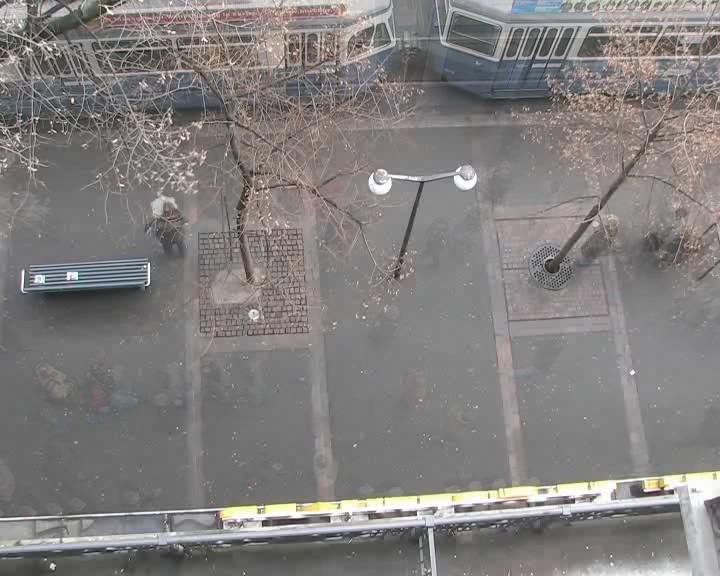
#> input picture data/bg.png, 720 x 576 px
$ python run.py
#> lines starting #> are read from the running program, lines starting #| are printed output that depends on the picture
### data.py
"""Data layer: load/validate ETH Hotel obsmat + groups, schema, replay."""
import numpy as np, pandas as pd, os
REQUIRED = ["frame", "person_id", "x", "y"]
UNLABELLED = -1   # "unlabelled-non-group" (NOT a confirmed singleton, see design doc 2.1)

def validate(df, expect_ids=None, expect_rows=None):
    """Schema + data-quality checks. Raises on missing columns; returns a report dict."""
    miss = [c for c in REQUIRED if c not in df.columns]
    if miss:
        raise ValueError(f"Missing required columns: {miss}")
    rep = {"rows": len(df), "ids": df.person_id.nunique(),
           "duplicate_person_frames": int(df.duplicated(["frame", "person_id"]).sum()),
           "missing_positions": int(df[["x", "y"]].isna().sum().sum()),
           "frames": df.frame.nunique(),
           "median_track_len": float(df.groupby("person_id").size().median())}
    if expect_ids is not None and rep["ids"] != expect_ids: raise ValueError(f"ids {rep['ids']}!={expect_ids}")
    if expect_rows is not None and rep["rows"] != expect_rows: raise ValueError(f"rows {rep['rows']}!={expect_rows}")
    return rep

def load_groups(path):
    """groups.txt -> list of lists of person ids (dataset-provided labels)."""
#> called with path = 'data/groups.txt'
    return [[int(t) for t in l.split()] for l in open(path) if l.strip()]
#> (reads data/groups.txt from the repository)

def load_eth(data_dir="data"):
    """obsmat.txt -> schema table. x=col3 (pos_x), y=col5 (pos_y); col4 is pos_z (unused)."""
    o = np.loadtxt(os.path.join(data_dir, "obsmat.txt"))
    df = pd.DataFrame({"frame": o[:, 0].astype(int), "person_id": o[:, 1].astype(int),
                       "x": o[:, 2], "y": o[:, 4], "vx": o[:, 5], "vy": o[:, 7],
                       "recording_id": "seq_hotel"})
    groups = load_groups(os.path.join(data_dir, "groups.txt"))
    gid = {p: i for i, g in enumerate(groups) for p in g}
    df["ref_group_id"] = df.person_id.map(gid).fillna(UNLABELLED).astype(int)
    return df.sort_values(["frame", "person_id"]).reset_index(drop=True), groups

def world_to_pixel(xy, H):
    """World metres -> (px, py) in bg.png. H maps pixel(row,col)->world, so invert it."""
    p = np.c_[xy, np.ones(len(xy))] @ np.linalg.inv(H).T
    p = p[:, :2] / p[:, 2:]
    return np.c_[p[:, 1], p[:, 0]]   # (col,row) = (x,y) in image

def replay(df, data_dir="data", out="outputs/replay.gif", max_steps=120, start=None):
    """Animated GIF of tracks over the background frame; dataset-labelled group members in colour."""
#> called with data_dir = 'data', out = 'outputs/replay.gif', max_steps = 120
    import matplotlib; matplotlib.use("Agg")
    import matplotlib.pyplot as plt
    from matplotlib.animation import FuncAnimation, PillowWriter
    H = np.loadtxt(os.path.join(data_dir, "H.txt"))
    bg = plt.imread(os.path.join(data_dir, "bg.png"))
#> bg is the input picture: shape (576, 720, 3) float32; mean R, G, B 0.509, 0.496, 0.493
    frames = np.sort(df.frame.unique())
    if start is None: start = frames[np.argmax(df.groupby("frame").size().rolling(20).sum().values)-19] if len(frames) > 20 else frames[0]
    frames = frames[frames >= start][:max_steps]
    cmap = plt.get_cmap("tab20")
    fig, ax = plt.subplots(figsize=(7.2, 5.76)); ax.imshow(bg); ax.axis("off")
    trail = 8
    def draw(i):
#> called with i = 0
        ax.clear(); ax.imshow(bg); ax.axis("off")
        cur = frames[i]
        for pid, g in df[(df.frame <= cur) & (df.frame > cur - 10 * trail)].groupby("person_id"):
            px = world_to_pixel(g[["x", "y"]].values, H)
            gid = g.ref_group_id.iloc[0]
            c, lw = ("cyan", 1) if gid == UNLABELLED else (cmap(gid % 20), 2.5)
            ax.plot(px[:, 0], px[:, 1], "-", color=c, lw=lw)
            if g.frame.iloc[-1] == cur: ax.plot(px[-1, 0], px[-1, 1], "o", color=c, ms=7, mec="k")
        ax.set_title(f"ETH Hotel replay  frame {cur}  (coloured = dataset-labelled group)", fontsize=8)
    os.makedirs(os.path.dirname(out), exist_ok=True)
    FuncAnimation(fig, draw, frames=len(frames)).save(out, writer=PillowWriter(fps=5)); plt.close(fig)
#> after `FuncAnimation(fig, draw, frames=len(frames)).save(out, writer=PillowWr`:
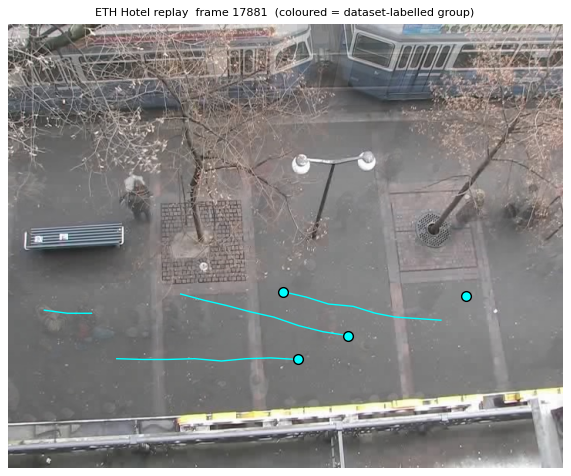
#> figure drawn by matplotlib, 1 panel
#> after `FuncAnimation(fig, draw, frames=len(frames)).save(out, writer=PillowWr`:
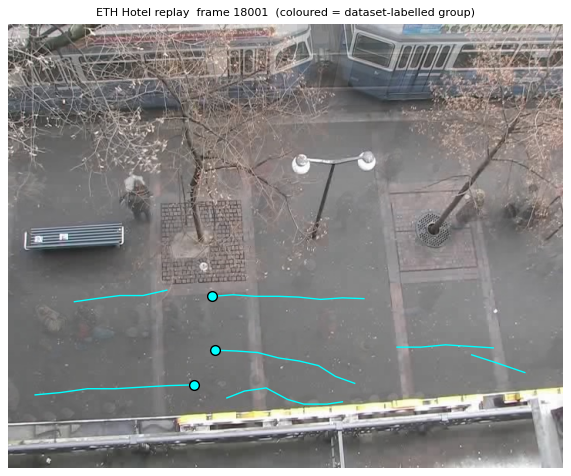
#> figure drawn by matplotlib, 1 panel
#> after `FuncAnimation(fig, draw, frames=len(frames)).save(out, writer=PillowWr`:
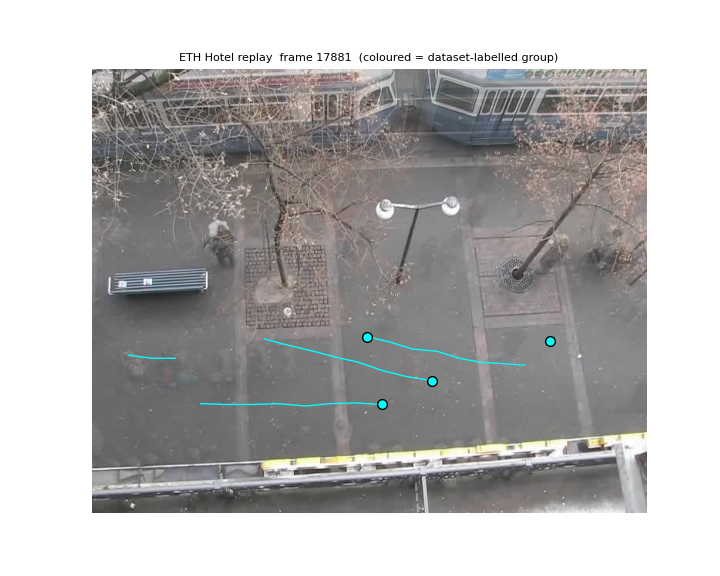
#> saved as replay.gif: PIL image 720x576 RGBA; mean R, G, B, A 179.4, 178.2, 177.7, 255
    return out

### detect.py
"""Proximity-only baseline: per-frame DBSCAN on (x,y) in metres."""
import numpy as np, pandas as pd
from sklearn.cluster import DBSCAN

def detect_proximity(df, eps=1.0, min_samples=2, config_id="dev"):
    """Cluster each annotated frame independently. pred_group_id = -1 means noise/singleton.
    Output schema = design doc 3.2. Cluster ids are only unique within a frame."""
    out = []
    for f, g in df.groupby("frame"):
        lab = DBSCAN(eps=eps, min_samples=min_samples).fit_predict(g[["x", "y"]].values) \
              if len(g) >= min_samples else np.full(len(g), -1)
        out.append(pd.DataFrame({"frame": f, "person_id": g.person_id.values, "pred_group_id": lab}))
    p = pd.concat(out, ignore_index=True)
    p["method"], p["config_id"] = "proximity", f"{config_id}_eps{eps}"
    return p


# [21 lines left out: function detect_motion, not called in this run]

### evaluate.py
"""Pairwise co-membership evaluation (precision / recall / F1) on the same eligible frames."""
import numpy as np, pandas as pd
from itertools import combinations
from data import UNLABELLED

def frame_pairs(df, pred):
    """One row per (frame, person pair) with ref/pred co-membership flags."""
    m = df.merge(pred[["frame", "person_id", "pred_group_id"]], on=["frame", "person_id"])
    rows = []
    for f, g in m.groupby("frame"):
        pid, rg, pg = g.person_id.values, g.ref_group_id.values, g.pred_group_id.values
        for i, j in combinations(range(len(g)), 2):
            rows.append((f, pid[i], pid[j],
                         rg[i] != UNLABELLED and rg[i] == rg[j],   # ref: same dataset group
                         pg[i] != -1 and pg[i] == pg[j]))          # pred: same cluster
    return pd.DataFrame(rows, columns=["frame", "a", "b", "ref", "pred"])

def prf(pairs):
    tp = int((pairs.ref & pairs.pred).sum()); fp = int((~pairs.ref & pairs.pred).sum())
    fn = int((pairs.ref & ~pairs.pred).sum())
    p = tp / (tp + fp) if tp + fp else 0.0; r = tp / (tp + fn) if tp + fn else 0.0
    return dict(TP=tp, FP=fp, FN=fn, precision=p, recall=r, f1=2*p*r/(p+r) if p+r else 0.0)

def time_split(df, dev_frac=0.6):
    """Time-block split (weaker than a recording-level split; seq_hotel is one recording).
    Pairs are only evaluated inside a block, so a pair never straddles the boundary."""
    cut = np.sort(df.frame.unique())[int(dev_frac * df.frame.nunique())]
    return df[df.frame < cut], df[df.frame >= cut]

### ca.py
"""Small cellular automaton: floor-field evacuation, optional group cohesion.
Rules (fixed across scenarios): one ped per cell; 8-neighbour moves toward exit by BFS distance;
a waiting ped gives up after 5 consecutive waits (breaks circular waits); cohesion is released within 3 cells of the exit (otherwise waiting leaders gridlock the door); conflicts resolved by random sequential update order (seeded); peds are removed at the exit.
Only factor changed between scenarios: group membership -> cohesion (leader waits if mate > R cells away)."""
import numpy as np, pandas as pd
from collections import deque

GRID = """\
####################
#..................#
#..................#
#..................#
#.....###..........#
#.....###..........#
#..................#
#..................#
#..................E
#..................#
#..................#
####################"""
MOVES = [(1,0),(-1,0),(0,1),(0,-1),(1,1),(1,-1),(-1,1),(-1,-1)]

def parse(grid=GRID):
    g = [list(r) for r in grid.splitlines()]
    H, W = len(g), len(g[0]); wall = np.array([[c == "#" for c in r] for r in g])
    exit_ = [(x, y) for y, r in enumerate(g) for x, c in enumerate(r) if c == "E"][0]
    return wall, exit_

def floor_field(wall, exit_):
    """BFS (8-neighbour, diagonals cost 1, no corner cutting) distance to exit."""
    H, W = wall.shape; d = np.full((H, W), 10**6); d[exit_[1], exit_[0]] = 0; q = deque([exit_])
    while q:
        x, y = q.popleft()
        for dx, dy in MOVES:
            nx, ny = x+dx, y+dy
            if 0 <= nx < W and 0 <= ny < H and not wall[ny, nx] and d[ny, nx] > d[y, x]+1 \
               and not (wall[y, nx] or wall[ny, x]):
                d[ny, nx] = d[y, x]+1; q.append((nx, ny))
    return d

def place_from_tracks(df, frame, wall, margin=1):
    """Map real positions at one frame to free grid cells (normalised to the interior); nearest free cell on clash."""
    g = df[df.frame == frame]; H, W = wall.shape
    xy = g[["x", "y"]].values; lo, hi = xy.min(0), xy.max(0)
    cells = (xy - lo) / np.maximum(hi - lo, 1e-9) * [W-2-2*margin, H-2-2*margin] + 1 + margin
    taken, pos = set(), {}
    for pid, (cx, cy) in zip(g.person_id.values, np.rint(cells).astype(int)):
        cand = sorted(((x, y) for y in range(H) for x in range(W) if not wall[y, x] and (x, y) not in taken
                       and x < W-3), key=lambda c: (c[0]-cx)**2 + (c[1]-cy)**2)   # keep clear of exit column
        pos[pid] = cand[0]; taken.add(cand[0])
    return pos

def simulate(pos0, groups, wall, exit_, seed=0, cohesion=True, R=2, release=3, max_wait=5, max_steps=400, speeds=None, stats=None, ref=None):
    """pos0: {pid:(x,y)}, groups: {pid: group_id or None}. Returns (log DataFrame, exit_step dict)."""
    rng = np.random.default_rng(seed); d = floor_field(wall, exit_)
    pos = dict(pos0); H, W = wall.shape; exit_step = {}; log = []
    speeds = speeds or {p: 0.6 + 0.4*rng.random() for p in pos}   # P(move) per step: heterogeneous speeds
    mates = {p: [q for q in pos if q != p and groups.get(p) is not None and groups.get(q) == groups[p]] for p in pos}
    waited = {p: 0 for p in pos}
    for step in range(max_steps):
        for p in rng.permutation(list(pos)):
            if p not in pos: continue
            x, y = pos[p]
            if rng.random() > speeds[p]: continue
            if cohesion and d[y, x] > release:   # (no waiting within `release` cells of exit: avoids gridlock at the door)
                # wait if I'm ahead of a group-mate who is more than R cells behind
                far = [q for q in mates[p] if q in pos and max(abs(pos[q][0]-x), abs(pos[q][1]-y)) > R
                       and d[pos[q][1], pos[q][0]] > d[y, x]]
                if far and waited[p] < max_wait:
                    waited[p] += 1
                    if stats is not None:   # instrumentation only; does not change dynamics
                        stats["waits"] = stats.get("waits", 0) + 1
                        if ref is not None and (ref.get(p) is None or ref.get(p) != ref.get(far[0])):
                            stats["false_waits"] = stats.get("false_waits", 0) + 1   # wait caused by a non-reference group
                    continue
            waited[p] = 0
            occ = set(pos.values()); best, bd = (x, y), d[y, x]
            for dx, dy in MOVES:
                nx, ny = x+dx, y+dy
                if not (0 <= nx < W and 0 <= ny < H) or wall[ny, nx] or wall[y, nx] or wall[ny, x]: continue
                if (nx, ny) in occ: continue
                if d[ny, nx] < bd: best, bd = (nx, ny), d[ny, nx]
            pos[p] = best
            if best == exit_: del pos[p]; exit_step[p] = step+1
        for p, (x, y) in pos.items(): log.append((step, p, x, y, groups.get(p)))
        if not pos: break
    return pd.DataFrame(log, columns=["step", "person_id", "cell_x", "cell_y", "group_id"]), exit_step

def metrics(exit_step, groups, n):
    t = np.array(list(exit_step.values()))
    gids = {g for g in groups.values() if g is not None}
    spread = [np.ptp([exit_step[p] for p in exit_step if groups.get(p) == g]) for g in gids
              if sum(groups.get(p) == g for p in exit_step) > 1]
    return dict(evac_time=max(t) if len(t) else np.nan, mean_exit=t.mean(), exited=len(t)/n,
                group_exit_gap=float(np.mean(spread)) if spread else np.nan)

### run.py
"""End-to-end: import+replay -> DBSCAN baseline -> evaluate -> failure analysis -> CA scenarios."""
import os, numpy as np, pandas as pd, matplotlib; matplotlib.use("Agg")
import matplotlib.pyplot as plt
import data, detect, evaluate as ev, ca
os.makedirs("outputs", exist_ok=True)

# 1. import + validate + replay
df, groups = data.load_eth("data")
rep = data.validate(df, expect_ids=390, expect_rows=6544); print("VALIDATION", rep)
print("replay ->", data.replay(df, "data", "outputs/replay.gif"))

# 2-3. DBSCAN baseline; eps tuned on DEV block only, reported on TEST block
dev, test = ev.time_split(df)
rows = []
for eps in [0.3, 0.5, 0.75, 1.0, 1.25, 1.5, 2.0]:
    rows.append(dict(eps=eps, **ev.prf(ev.frame_pairs(dev, detect.detect_proximity(dev, eps)))))
sweep = pd.DataFrame(rows); print("\nDEV sweep\n", sweep.round(3).to_string(index=False))
best = float(sweep.loc[sweep.f1.idxmax(), "eps"])
pt = detect.detect_proximity(test, best, config_id="test"); pairs_t = ev.frame_pairs(test, pt)
res = ev.prf(pairs_t); print(f"\nTEST (eps={best}):", {k: round(v, 3) for k, v in res.items()})
pt.to_csv("outputs/predictions_test.csv", index=False)
pd.DataFrame([dict(eps=best, split="test", **res)]).to_csv("outputs/metrics.csv", index=False)
sweep.to_csv("outputs/dev_sweep.csv", index=False)

# 5. incorrect detection: worst false merge (FP pair) + worst miss (FN pair), with diagnostics
def diag(a, b, d):
    A, B = d[d.person_id == a].set_index("frame"), d[d.person_id == b].set_index("frame")
    c = A.join(B, lsuffix="_a", rsuffix="_b", how="inner")
    dist = np.hypot(c.x_a-c.x_b, c.y_a-c.y_b)
    va, vb = c[["vx_a", "vy_a"]].values, c[["vx_b", "vy_b"]].values
    cos = (va*vb).sum(1)/(np.linalg.norm(va, axis=1)*np.linalg.norm(vb, axis=1)+1e-9)
    return c, dict(shared_frames=len(c), mean_dist=round(dist.mean(), 2), mean_cos_heading=round(cos.mean(), 2),
                   speed_a=round(np.linalg.norm(va, axis=1).mean(), 2), speed_b=round(np.linalg.norm(vb, axis=1).mean(), 2))
fp = pairs_t[~pairs_t.ref & pairs_t.pred].groupby(["a", "b"]).size().sort_values(ascending=False)
fn = pairs_t[pairs_t.ref & ~pairs_t.pred].groupby(["a", "b"]).size().sort_values(ascending=False)
fig, axs = plt.subplots(1, 2, figsize=(11, 4.5))
for ax, (title, pr) in zip(axs, [("FALSE MERGE", fp), ("FALSE SPLIT", fn)]):
    if pr.empty: continue
    (a, b), n = pr.index[0], pr.iloc[0]; c, dd = diag(a, b, test); print(f"\n{title}: pair ({a},{b}), wrong in {n} frames", dd)
    for who, col in [("a", "C0"), ("b", "C3")]:
        ax.plot(c[f"x_{who}"], c[f"y_{who}"], "o-", color=col, ms=3, label=f"ped {a if who=='a' else b}")
        ax.annotate("start", (c[f"x_{who}"].iloc[0], c[f"y_{who}"].iloc[0]), color=col)
    ax.set_title(f"{title}: ped {a} & {b}, wrong in {n} frames\nmean dist {dd['mean_dist']} m, heading cos {dd['mean_cos_heading']}", fontsize=9)
    ax.set_xlabel("x [m]"); ax.set_ylabel("y [m]"); ax.axis("equal"); ax.legend()
plt.tight_layout(); plt.savefig("outputs/failure_cases.png", dpi=120); plt.close()
#> after `plt.tight_layout()`:
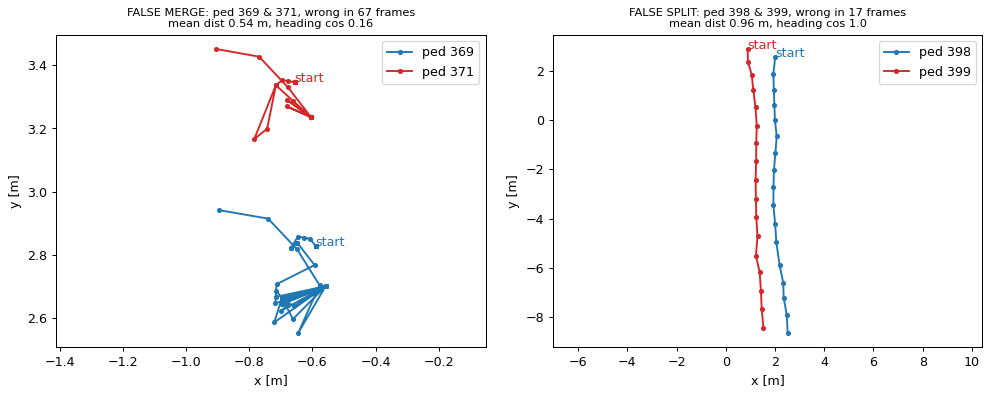
#> figure drawn by matplotlib, 2 panels

# 4. CA with reference group membership (+ individual and inferred-from-DBSCAN for comparison)
wall, ex = ca.parse()
cnt = df[df.ref_group_id >= 0].groupby("frame").size(); f0 = int(cnt.idxmax())
g0 = df[df.frame == f0]; pos0 = ca.place_from_tracks(df, f0, wall)
pred0 = detect.detect_proximity(g0, best).set_index("person_id").pred_group_id
scen = {"individual": {p: None for p in pos0},
        "reference": {p: (int(r) if r >= 0 else None) for p, r in zip(g0.person_id, g0.ref_group_id)},
        "inferred": {p: (int(l) if l >= 0 else None) for p, l in pred0.items()}}
print(f"\nCA start frame {f0}: {len(pos0)} peds, {sum(v is not None for v in scen['reference'].values())} in reference groups")
allm, logs = [], []
for name, grp in scen.items():
    for seed in range(30):
#> (the run stopped early here; a loop or call above may not have finished)
